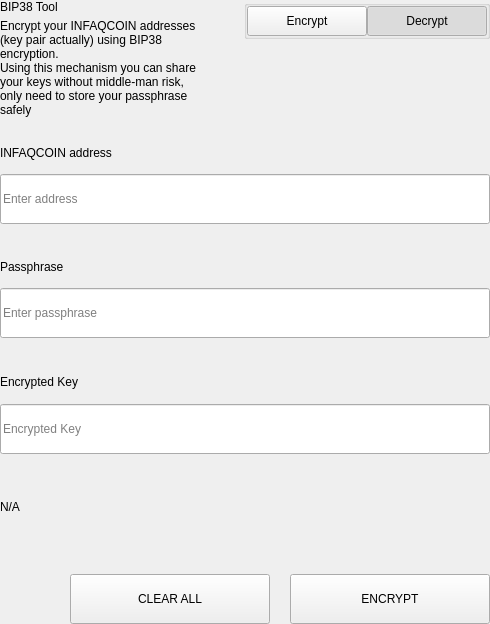
<?xml version="1.0" encoding="UTF-8"?>
<ui version="4.0">
 <class>SettingsBitToolWidget</class>
 <widget class="QWidget" name="SettingsBitToolWidget">
  <property name="geometry">
   <rect>
    <x>0</x>
    <y>0</y>
    <width>490</width>
    <height>624</height>
   </rect>
  </property>
  <property name="windowTitle">
   <string>Form</string>
  </property>
  <layout class="QVBoxLayout" name="verticalLayout">
   <property name="spacing">
    <number>0</number>
   </property>
   <property name="leftMargin">
    <number>0</number>
   </property>
   <property name="topMargin">
    <number>0</number>
   </property>
   <property name="rightMargin">
    <number>0</number>
   </property>
   <property name="bottomMargin">
    <number>0</number>
   </property>
   <item>
    <widget class="QWidget" name="left" native="true">
     <layout class="QVBoxLayout" name="verticalLayout_3">
      <property name="leftMargin">
       <number>0</number>
      </property>
      <property name="topMargin">
       <number>0</number>
      </property>
      <property name="rightMargin">
       <number>0</number>
      </property>
      <property name="bottomMargin">
       <number>0</number>
      </property>
      <item>
       <layout class="QVBoxLayout" name="verticalLayout_2">
        <property name="spacing">
         <number>0</number>
        </property>
        <item>
         <layout class="QHBoxLayout" name="horizontalLayout_3" stretch="3,1">
          <property name="spacing">
           <number>40</number>
          </property>
          <item>
           <layout class="QVBoxLayout" name="verticalLayoutTitle">
            <property name="spacing">
             <number>5</number>
            </property>
            <item>
             <widget class="QLabel" name="labelTitle">
              <property name="text">
               <string>BIP38 Tool</string>
              </property>
             </widget>
            </item>
            <item>
             <widget class="QLabel" name="labelSubtitle1">
              <property name="text">
               <string>Encrypt your INFAQCOIN addresses (key pair actually) using BIP38 encryption.
Using this mechanism you can share your keys without middle-man risk, only need to store your passphrase safely</string>
              </property>
              <property name="wordWrap">
               <bool>true</bool>
              </property>
             </widget>
            </item>
           </layout>
          </item>
          <item alignment="Qt::AlignTop">
           <widget class="QGroupBox" name="groupBox">
            <property name="title">
             <string/>
            </property>
            <property name="alignment">
             <set>Qt::AlignLeading|Qt::AlignLeft|Qt::AlignTop</set>
            </property>
            <layout class="QHBoxLayout" name="horizontalLayout_4">
             <property name="spacing">
              <number>0</number>
             </property>
             <property name="leftMargin">
              <number>0</number>
             </property>
             <property name="topMargin">
              <number>0</number>
             </property>
             <property name="rightMargin">
              <number>0</number>
             </property>
             <property name="bottomMargin">
              <number>0</number>
             </property>
             <item>
              <spacer name="horizontalSpacer">
               <property name="orientation">
                <enum>Qt::Horizontal</enum>
               </property>
               <property name="sizeHint" stdset="0">
                <size>
                 <width>40</width>
                 <height>20</height>
                </size>
               </property>
              </spacer>
             </item>
             <item>
              <widget class="QPushButton" name="pushLeft">
               <property name="minimumSize">
                <size>
                 <width>120</width>
                 <height>30</height>
                </size>
               </property>
               <property name="maximumSize">
                <size>
                 <width>120</width>
                 <height>30</height>
                </size>
               </property>
               <property name="focusPolicy">
                <enum>Qt::NoFocus</enum>
               </property>
               <property name="text">
                <string>Encrypt</string>
               </property>
               <property name="checkable">
                <bool>true</bool>
               </property>
               <property name="autoExclusive">
                <bool>true</bool>
               </property>
              </widget>
             </item>
             <item>
              <widget class="QPushButton" name="pushRight">
               <property name="minimumSize">
                <size>
                 <width>120</width>
                 <height>30</height>
                </size>
               </property>
               <property name="maximumSize">
                <size>
                 <width>120</width>
                 <height>30</height>
                </size>
               </property>
               <property name="focusPolicy">
                <enum>Qt::NoFocus</enum>
               </property>
               <property name="text">
                <string>Decrypt</string>
               </property>
               <property name="checkable">
                <bool>true</bool>
               </property>
               <property name="checked">
                <bool>true</bool>
               </property>
               <property name="autoExclusive">
                <bool>true</bool>
               </property>
              </widget>
             </item>
            </layout>
           </widget>
          </item>
         </layout>
        </item>
        <item>
         <widget class="QStackedWidget" name="stackedWidget">
          <property name="currentIndex">
           <number>1</number>
          </property>
          <widget class="QWidget" name="pageDecrypt">
           <layout class="QVBoxLayout" name="verticalLayout_5">
            <property name="spacing">
             <number>0</number>
            </property>
            <property name="leftMargin">
             <number>0</number>
            </property>
            <property name="topMargin">
             <number>0</number>
            </property>
            <property name="rightMargin">
             <number>0</number>
            </property>
            <property name="bottomMargin">
             <number>0</number>
            </property>
            <item>
             <widget class="QWidget" name="widget" native="true">
              <property name="minimumSize">
               <size>
                <width>0</width>
                <height>100</height>
               </size>
              </property>
              <layout class="QVBoxLayout" name="verticalLayout_4">
               <property name="spacing">
                <number>0</number>
               </property>
               <property name="leftMargin">
                <number>0</number>
               </property>
               <property name="topMargin">
                <number>0</number>
               </property>
               <property name="rightMargin">
                <number>0</number>
               </property>
               <property name="bottomMargin">
                <number>0</number>
               </property>
               <item>
                <spacer name="verticalSpacer_2">
                 <property name="orientation">
                  <enum>Qt::Vertical</enum>
                 </property>
                 <property name="sizeType">
                  <enum>QSizePolicy::Fixed</enum>
                 </property>
                 <property name="sizeHint" stdset="0">
                  <size>
                   <width>20</width>
                   <height>20</height>
                  </size>
                 </property>
                </spacer>
               </item>
               <item>
                <layout class="QHBoxLayout" name="horizontalLayout_6" stretch="2">
                 <property name="spacing">
                  <number>0</number>
                 </property>
                 <item>
                  <layout class="QVBoxLayout" name="verticalLayout_7">
                   <property name="spacing">
                    <number>9</number>
                   </property>
                   <item>
                    <widget class="QLabel" name="labelSubtitleKey">
                     <property name="minimumSize">
                      <size>
                       <width>0</width>
                       <height>20</height>
                      </size>
                     </property>
                     <property name="maximumSize">
                      <size>
                       <width>16777215</width>
                       <height>20</height>
                      </size>
                     </property>
                     <property name="text">
                      <string>Encrypted key</string>
                     </property>
                    </widget>
                   </item>
                   <item>
                    <widget class="QLineEdit" name="lineEditKey">
                     <property name="minimumSize">
                      <size>
                       <width>0</width>
                       <height>50</height>
                      </size>
                     </property>
                     <property name="maximumSize">
                      <size>
                       <width>16777215</width>
                       <height>50</height>
                      </size>
                     </property>
                     <property name="placeholderText">
                      <string>Enter a encrypted key</string>
                     </property>
                    </widget>
                   </item>
                  </layout>
                 </item>
                </layout>
               </item>
               <item>
                <spacer name="verticalSpacer_3">
                 <property name="orientation">
                  <enum>Qt::Vertical</enum>
                 </property>
                 <property name="sizeType">
                  <enum>QSizePolicy::Fixed</enum>
                 </property>
                 <property name="sizeHint" stdset="0">
                  <size>
                   <width>20</width>
                   <height>20</height>
                  </size>
                 </property>
                </spacer>
               </item>
               <item>
                <layout class="QVBoxLayout" name="verticalLayout_9">
                 <property name="spacing">
                  <number>9</number>
                 </property>
                 <item>
                  <widget class="QLabel" name="labelSubtitlePassphrase">
                   <property name="maximumSize">
                    <size>
                     <width>16777215</width>
                     <height>20</height>
                    </size>
                   </property>
                   <property name="text">
                    <string>Passphrase</string>
                   </property>
                  </widget>
                 </item>
                 <item>
                  <widget class="QLineEdit" name="lineEditPassphrase">
                   <property name="minimumSize">
                    <size>
                     <width>0</width>
                     <height>50</height>
                    </size>
                   </property>
                   <property name="maximumSize">
                    <size>
                     <width>16777215</width>
                     <height>50</height>
                    </size>
                   </property>
                   <property name="placeholderText">
                    <string>Enter a passphrase</string>
                   </property>
                  </widget>
                 </item>
                </layout>
               </item>
               <item>
                <spacer name="verticalSpacer_4">
                 <property name="orientation">
                  <enum>Qt::Vertical</enum>
                 </property>
                 <property name="sizeType">
                  <enum>QSizePolicy::Fixed</enum>
                 </property>
                 <property name="sizeHint" stdset="0">
                  <size>
                   <width>20</width>
                   <height>20</height>
                  </size>
                 </property>
                </spacer>
               </item>
               <item>
                <widget class="QWidget" name="widget_3" native="true">
                 <property name="sizePolicy">
                  <sizepolicy hsizetype="Preferred" vsizetype="Fixed">
                   <horstretch>0</horstretch>
                   <verstretch>0</verstretch>
                  </sizepolicy>
                 </property>
                 <layout class="QVBoxLayout" name="verticalLayout_10">
                  <property name="spacing">
                   <number>9</number>
                  </property>
                  <property name="leftMargin">
                   <number>0</number>
                  </property>
                  <property name="topMargin">
                   <number>0</number>
                  </property>
                  <property name="rightMargin">
                   <number>0</number>
                  </property>
                  <property name="bottomMargin">
                   <number>0</number>
                  </property>
                  <item>
                   <widget class="QLabel" name="labelSubtitleDecryptResult">
                    <property name="minimumSize">
                     <size>
                      <width>0</width>
                      <height>20</height>
                     </size>
                    </property>
                    <property name="maximumSize">
                     <size>
                      <width>16777215</width>
                      <height>20</height>
                     </size>
                    </property>
                    <property name="text">
                     <string>Decrypted address result</string>
                    </property>
                   </widget>
                  </item>
                  <item>
                   <widget class="QWidget" name="widget_4" native="true">
                    <layout class="QHBoxLayout" name="horizontalLayout" stretch="6,0,1">
                     <property name="spacing">
                      <number>0</number>
                     </property>
                     <property name="leftMargin">
                      <number>0</number>
                     </property>
                     <property name="topMargin">
                      <number>0</number>
                     </property>
                     <property name="rightMargin">
                      <number>0</number>
                     </property>
                     <property name="bottomMargin">
                      <number>0</number>
                     </property>
                     <item alignment="Qt::AlignVCenter">
                      <widget class="QLineEdit" name="lineEditDecryptResult">
                       <property name="minimumSize">
                        <size>
                         <width>0</width>
                         <height>50</height>
                        </size>
                       </property>
                       <property name="maximumSize">
                        <size>
                         <width>16777215</width>
                         <height>50</height>
                        </size>
                       </property>
                       <property name="placeholderText">
                        <string>Decrypted Address</string>
                       </property>
                      </widget>
                     </item>
                     <item>
                      <spacer name="horizontalSpacer_4">
                       <property name="orientation">
                        <enum>Qt::Horizontal</enum>
                       </property>
                       <property name="sizeType">
                        <enum>QSizePolicy::Fixed</enum>
                       </property>
                       <property name="sizeHint" stdset="0">
                        <size>
                         <width>20</width>
                         <height>50</height>
                        </size>
                       </property>
                      </spacer>
                     </item>
                     <item>
                      <widget class="QPushButton" name="pushButtonImport">
                       <property name="minimumSize">
                        <size>
                         <width>140</width>
                         <height>40</height>
                        </size>
                       </property>
                       <property name="text">
                        <string>Import Address</string>
                       </property>
                      </widget>
                     </item>
                    </layout>
                   </widget>
                  </item>
                 </layout>
                </widget>
               </item>
               <item>
                <widget class="QLabel" name="statusLabel_DEC">
                 <property name="maximumSize">
                  <size>
                   <width>16777215</width>
                   <height>40</height>
                  </size>
                 </property>
                 <property name="text">
                  <string/>
                 </property>
                </widget>
               </item>
               <item>
                <spacer name="verticalSpacer">
                 <property name="orientation">
                  <enum>Qt::Vertical</enum>
                 </property>
                 <property name="sizeType">
                  <enum>QSizePolicy::Preferred</enum>
                 </property>
                 <property name="sizeHint" stdset="0">
                  <size>
                   <width>20</width>
                   <height>20</height>
                  </size>
                 </property>
                </spacer>
               </item>
               <item>
                <layout class="QHBoxLayout" name="horizontalLayout_7">
                 <property name="spacing">
                  <number>0</number>
                 </property>
                 <item>
                  <spacer name="horizontalSpacer_5">
                   <property name="orientation">
                    <enum>Qt::Horizontal</enum>
                   </property>
                   <property name="sizeType">
                    <enum>QSizePolicy::Expanding</enum>
                   </property>
                   <property name="sizeHint" stdset="0">
                    <size>
                     <width>40</width>
                     <height>20</height>
                    </size>
                   </property>
                  </spacer>
                 </item>
                 <item>
                  <widget class="QPushButton" name="pushButtonDecryptClear">
                   <property name="minimumSize">
                    <size>
                     <width>200</width>
                     <height>50</height>
                    </size>
                   </property>
                   <property name="maximumSize">
                    <size>
                     <width>200</width>
                     <height>50</height>
                    </size>
                   </property>
                   <property name="text">
                    <string>CLEAR</string>
                   </property>
                  </widget>
                 </item>
                 <item>
                  <spacer name="horizontalSpacer_3">
                   <property name="orientation">
                    <enum>Qt::Horizontal</enum>
                   </property>
                   <property name="sizeType">
                    <enum>QSizePolicy::Fixed</enum>
                   </property>
                   <property name="sizeHint" stdset="0">
                    <size>
                     <width>20</width>
                     <height>20</height>
                    </size>
                   </property>
                  </spacer>
                 </item>
                 <item>
                  <widget class="QPushButton" name="pushButtonDecrypt">
                   <property name="minimumSize">
                    <size>
                     <width>200</width>
                     <height>50</height>
                    </size>
                   </property>
                   <property name="maximumSize">
                    <size>
                     <width>200</width>
                     <height>50</height>
                    </size>
                   </property>
                   <property name="text">
                    <string>DECRYPT KEY</string>
                   </property>
                  </widget>
                 </item>
                </layout>
               </item>
              </layout>
             </widget>
            </item>
           </layout>
          </widget>
          <widget class="QWidget" name="pageEncrypt">
           <layout class="QVBoxLayout" name="verticalLayout_11">
            <property name="spacing">
             <number>0</number>
            </property>
            <property name="leftMargin">
             <number>0</number>
            </property>
            <property name="topMargin">
             <number>0</number>
            </property>
            <property name="rightMargin">
             <number>0</number>
            </property>
            <property name="bottomMargin">
             <number>0</number>
            </property>
            <item>
             <spacer name="verticalSpacer_8">
              <property name="orientation">
               <enum>Qt::Vertical</enum>
              </property>
              <property name="sizeType">
               <enum>QSizePolicy::Fixed</enum>
              </property>
              <property name="sizeHint" stdset="0">
               <size>
                <width>20</width>
                <height>20</height>
               </size>
              </property>
             </spacer>
            </item>
            <item>
             <widget class="QWidget" name="containerAddressEnc" native="true">
              <layout class="QVBoxLayout" name="containerAddressEncLayout">
               <property name="spacing">
                <number>5</number>
               </property>
               <property name="leftMargin">
                <number>0</number>
               </property>
               <property name="topMargin">
                <number>0</number>
               </property>
               <property name="rightMargin">
                <number>0</number>
               </property>
               <property name="bottomMargin">
                <number>0</number>
               </property>
               <item>
                <widget class="QLabel" name="labelSubtitleAddress">
                 <property name="minimumSize">
                  <size>
                   <width>0</width>
                   <height>20</height>
                  </size>
                 </property>
                 <property name="maximumSize">
                  <size>
                   <width>16777215</width>
                   <height>20</height>
                  </size>
                 </property>
                 <property name="text">
                  <string>INFAQCOIN address</string>
                 </property>
                </widget>
               </item>
               <item>
                <widget class="QLineEdit" name="addressIn_ENC">
                 <property name="minimumSize">
                  <size>
                   <width>0</width>
                   <height>50</height>
                  </size>
                 </property>
                 <property name="placeholderText">
                  <string>Enter address</string>
                 </property>
                </widget>
               </item>
              </layout>
             </widget>
            </item>
            <item>
             <spacer name="verticalSpacer_6">
              <property name="orientation">
               <enum>Qt::Vertical</enum>
              </property>
              <property name="sizeType">
               <enum>QSizePolicy::Fixed</enum>
              </property>
              <property name="sizeHint" stdset="0">
               <size>
                <width>20</width>
                <height>20</height>
               </size>
              </property>
             </spacer>
            </item>
            <item>
             <widget class="QWidget" name="containerAddress" native="true">
              <layout class="QHBoxLayout" name="horizontalLayout_9" stretch="2">
               <property name="spacing">
                <number>0</number>
               </property>
               <property name="leftMargin">
                <number>0</number>
               </property>
               <property name="topMargin">
                <number>0</number>
               </property>
               <property name="rightMargin">
                <number>0</number>
               </property>
               <property name="bottomMargin">
                <number>0</number>
               </property>
               <item>
                <layout class="QVBoxLayout" name="verticalLayout_8">
                 <property name="spacing">
                  <number>5</number>
                 </property>
                 <item>
                  <widget class="QLabel" name="labelSubtitleMessage">
                   <property name="minimumSize">
                    <size>
                     <width>0</width>
                     <height>20</height>
                    </size>
                   </property>
                   <property name="maximumSize">
                    <size>
                     <width>16777215</width>
                     <height>20</height>
                    </size>
                   </property>
                   <property name="text">
                    <string>Passphrase</string>
                   </property>
                  </widget>
                 </item>
                 <item>
                  <widget class="QLineEdit" name="passphraseIn_ENC">
                   <property name="minimumSize">
                    <size>
                     <width>0</width>
                     <height>50</height>
                    </size>
                   </property>
                   <property name="maximumSize">
                    <size>
                     <width>16777215</width>
                     <height>50</height>
                    </size>
                   </property>
                   <property name="placeholderText">
                    <string>Enter passphrase</string>
                   </property>
                  </widget>
                 </item>
                </layout>
               </item>
              </layout>
             </widget>
            </item>
            <item>
             <spacer name="verticalSpacer_7">
              <property name="orientation">
               <enum>Qt::Vertical</enum>
              </property>
              <property name="sizeType">
               <enum>QSizePolicy::Fixed</enum>
              </property>
              <property name="sizeHint" stdset="0">
               <size>
                <width>20</width>
                <height>20</height>
               </size>
              </property>
             </spacer>
            </item>
            <item>
             <widget class="QWidget" name="widget_2" native="true">
              <property name="minimumSize">
               <size>
                <width>0</width>
                <height>75</height>
               </size>
              </property>
              <property name="maximumSize">
               <size>
                <width>16777215</width>
                <height>16777215</height>
               </size>
              </property>
              <layout class="QVBoxLayout" name="verticalLayout_6">
               <property name="leftMargin">
                <number>0</number>
               </property>
               <property name="topMargin">
                <number>0</number>
               </property>
               <property name="rightMargin">
                <number>0</number>
               </property>
               <property name="bottomMargin">
                <number>0</number>
               </property>
               <item>
                <widget class="QLabel" name="labelSubtitleEncryptedKey">
                 <property name="minimumSize">
                  <size>
                   <width>0</width>
                   <height>20</height>
                  </size>
                 </property>
                 <property name="maximumSize">
                  <size>
                   <width>16777215</width>
                   <height>20</height>
                  </size>
                 </property>
                 <property name="text">
                  <string>Encrypted Key</string>
                 </property>
                </widget>
               </item>
               <item>
                <widget class="QLineEdit" name="encryptedKeyOut_ENC">
                 <property name="minimumSize">
                  <size>
                   <width>0</width>
                   <height>50</height>
                  </size>
                 </property>
                 <property name="placeholderText">
                  <string>Encrypted Key</string>
                 </property>
                </widget>
               </item>
              </layout>
             </widget>
            </item>
            <item>
             <widget class="QLabel" name="statusLabel_ENC">
              <property name="text">
               <string notr="true">N/A</string>
              </property>
             </widget>
            </item>
            <item>
             <spacer name="verticalSpacer_5">
              <property name="orientation">
               <enum>Qt::Vertical</enum>
              </property>
              <property name="sizeType">
               <enum>QSizePolicy::Fixed</enum>
              </property>
              <property name="sizeHint" stdset="0">
               <size>
                <width>20</width>
                <height>20</height>
               </size>
              </property>
             </spacer>
            </item>
            <item>
             <layout class="QHBoxLayout" name="horizontalLayout_8">
              <property name="spacing">
               <number>0</number>
              </property>
              <item>
               <spacer name="horizontalSpacer_6">
                <property name="orientation">
                 <enum>Qt::Horizontal</enum>
                </property>
                <property name="sizeType">
                 <enum>QSizePolicy::Expanding</enum>
                </property>
                <property name="sizeHint" stdset="0">
                 <size>
                  <width>40</width>
                  <height>20</height>
                 </size>
                </property>
               </spacer>
              </item>
              <item>
               <widget class="QPushButton" name="pushButtonClear">
                <property name="minimumSize">
                 <size>
                  <width>200</width>
                  <height>50</height>
                 </size>
                </property>
                <property name="focusPolicy">
                 <enum>Qt::NoFocus</enum>
                </property>
                <property name="text">
                 <string>CLEAR ALL</string>
                </property>
               </widget>
              </item>
              <item>
               <spacer name="horizontalSpacer_2">
                <property name="orientation">
                 <enum>Qt::Horizontal</enum>
                </property>
                <property name="sizeType">
                 <enum>QSizePolicy::Fixed</enum>
                </property>
                <property name="sizeHint" stdset="0">
                 <size>
                  <width>20</width>
                  <height>20</height>
                 </size>
                </property>
               </spacer>
              </item>
              <item>
               <widget class="QPushButton" name="pushButtonEncrypt">
                <property name="minimumSize">
                 <size>
                  <width>200</width>
                  <height>50</height>
                 </size>
                </property>
                <property name="maximumSize">
                 <size>
                  <width>200</width>
                  <height>50</height>
                 </size>
                </property>
                <property name="focusPolicy">
                 <enum>Qt::NoFocus</enum>
                </property>
                <property name="text">
                 <string>ENCRYPT</string>
                </property>
               </widget>
              </item>
             </layout>
            </item>
           </layout>
          </widget>
         </widget>
        </item>
       </layout>
      </item>
     </layout>
    </widget>
   </item>
  </layout>
 </widget>
 <resources/>
 <connections/>
</ui>
